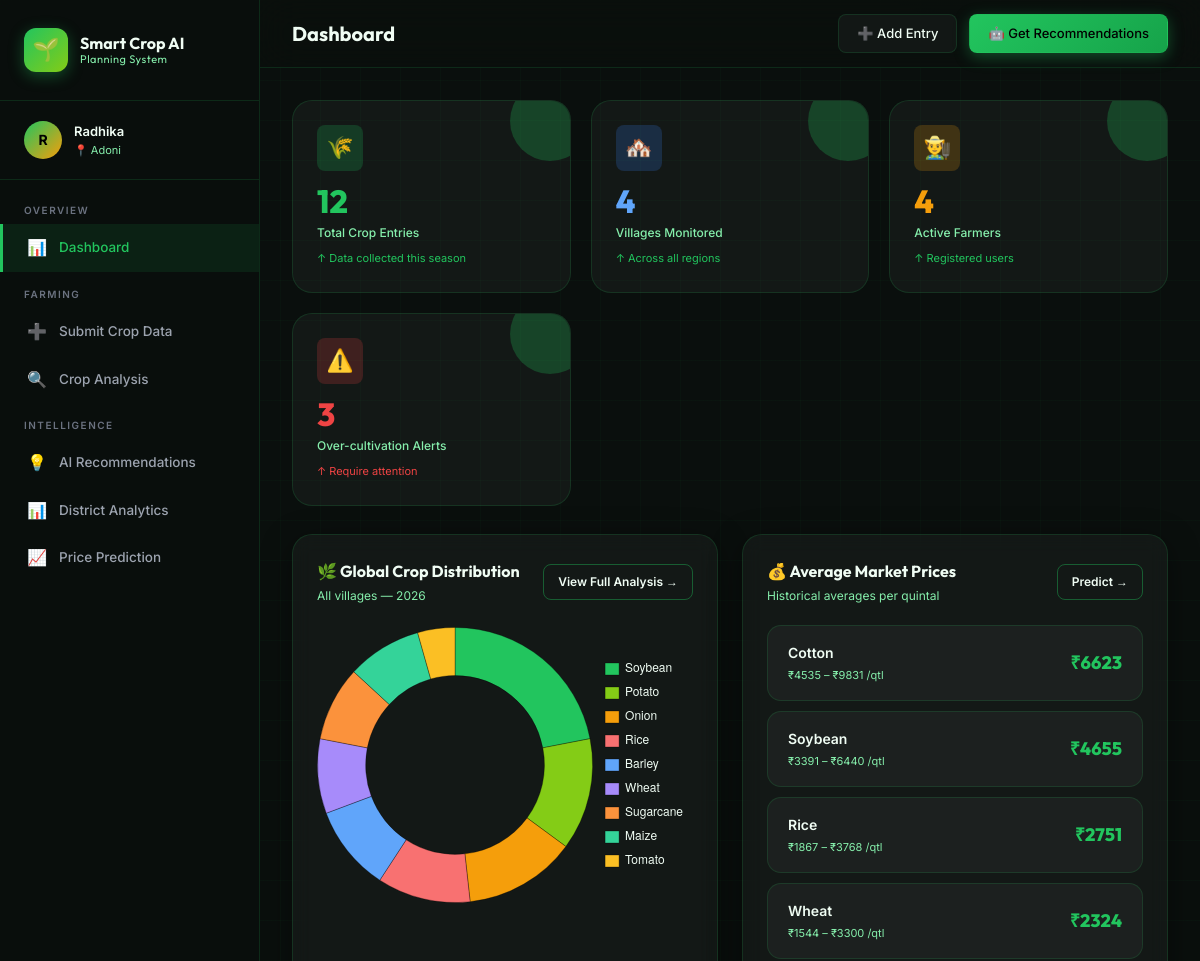
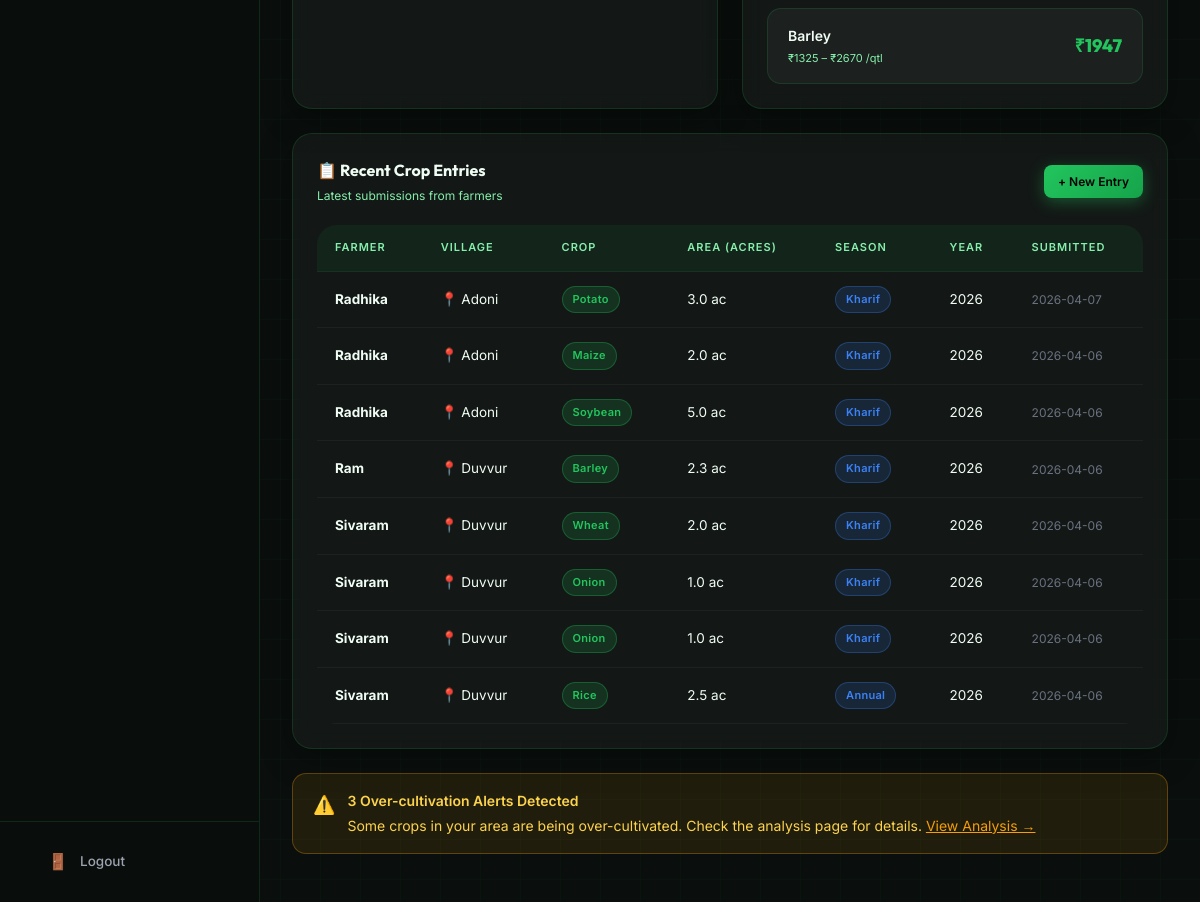
/dashboard (signed in), run on an earlier commit of the app's database (2 pictures, top to bottom).
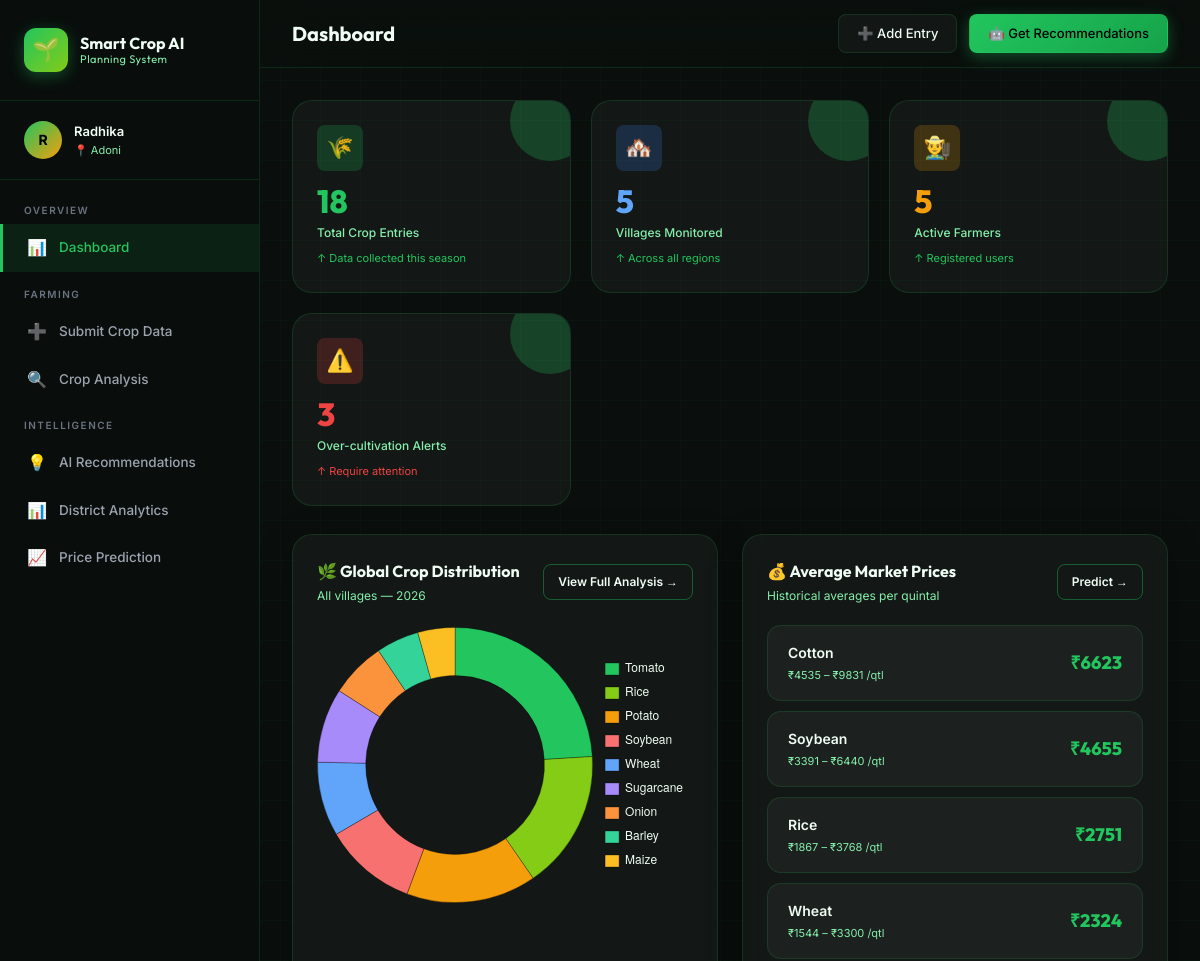
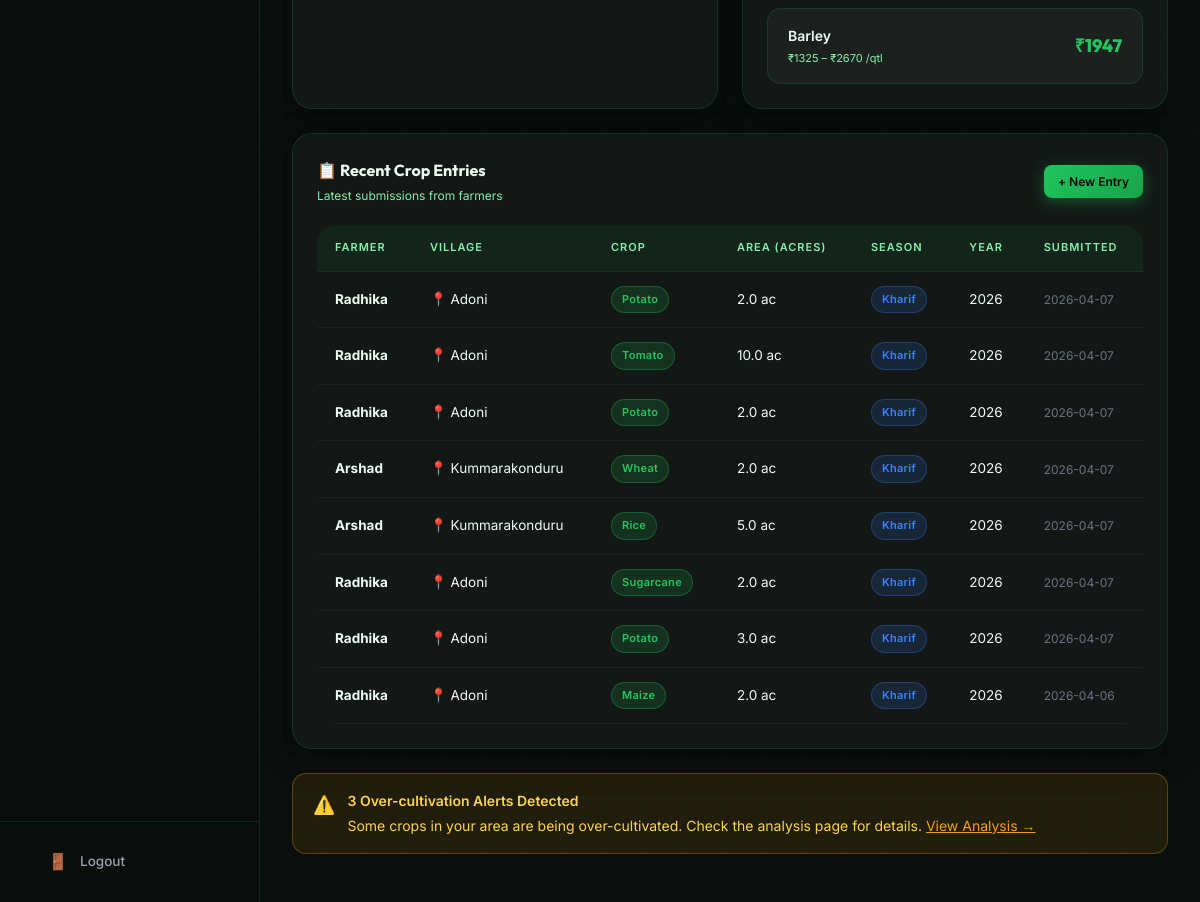
And on a later commit of the database (2 pictures, top to bottom).
### tables this page shows
CREATE TABLE crop_entries (
    id INTEGER PRIMARY KEY AUTOINCREMENT,
    user_id INTEGER NOT NULL,
    state TEXT NOT NULL DEFAULT 'Andhra Pradesh',
    district TEXT NOT NULL,
    mandal TEXT NOT NULL,
    village TEXT NOT NULL,
    crop_name TEXT NOT NULL,
    area_acres REAL NOT NULL,
    season TEXT NOT NULL,
    year INTEGER NOT NULL,
    created_at DATETIME DEFAULT CURRENT_TIMESTAMP,
    FOREIGN KEY (user_id) REFERENCES users(id)
);

CREATE TABLE users (
    id INTEGER PRIMARY KEY AUTOINCREMENT,
    username TEXT UNIQUE NOT NULL,
    email TEXT UNIQUE NOT NULL,
    password_hash TEXT NOT NULL,
    state TEXT NOT NULL DEFAULT 'Andhra Pradesh',
    district TEXT NOT NULL,
    mandal TEXT NOT NULL,
    village TEXT NOT NULL,
    created_at DATETIME DEFAULT CURRENT_TIMESTAMP
);

### routes/dashboard.py (the view)
@dashboard_bp.route('/')
@dashboard_bp.route('/dashboard')
@login_required
def index():
    db = get_db()
    stats = CropEntry.get_stats(db)
    recent_entries = CropEntry.get_recent(db, limit=8)
    year = datetime.datetime.now().year
    global_dist = get_global_distribution(db, year=year)
    alert_count = get_alert_count(db)
    avg_prices = PriceHistory.get_avg_by_crop(db)
    price_cards = [{'crop': r[0], 'avg': round(r[1], 0), 'min': round(r[2], 0), 'max': round(r[3], 0)} for r in avg_prices[:5]]
    return render_template('dashboard.html',
        stats=stats,
        recent_entries=recent_entries,
        global_dist=global_dist,
        alert_count=alert_count,
        price_cards=price_cards,
        current_year=year
    )

### db.py (called while the page is built)
def get_db():
    if 'db' not in g:
        g.db = sqlite3.connect(Config.DATABASE, detect_types=sqlite3.PARSE_DECLTYPES)
        g.db.row_factory = sqlite3.Row
    return g.db

### models/crop_entry.py (called while the page is built)
    @staticmethod
    def get_recent(db, limit=20):
        return db.execute(
            "SELECT ce.*, u.username FROM crop_entries ce JOIN users u ON ce.user_id=u.id ORDER BY ce.created_at DESC LIMIT ?",
            (limit,)
        ).fetchall()

    @staticmethod
    def get_all_villages(db):
        rows = db.execute("SELECT DISTINCT village FROM crop_entries ORDER BY village").fetchall()
        return [r[0] for r in rows]

    @staticmethod
    def get_distribution(db, village, season, year):
        return db.execute(
            """SELECT crop_name, SUM(area_acres) as total_area
               FROM crop_entries
               WHERE village=? AND season=? AND year=?
               GROUP BY crop_name
               ORDER BY total_area DESC""",
            (village, season, year)
        ).fetchall()

### models/user.py (called while the page is built)
    @staticmethod
    def get_by_id(db, user_id):
        row = db.execute("SELECT * FROM users WHERE id = ?", (user_id,)).fetchone()
        if row:
            return User(*row)
        return None

### templates/dashboard.html (shortened to what the changed rows need)
{% extends 'base.html' %}
{% block page_title %}Dashboard{% endblock %}
{% block content %}
<div class="stats-grid">
    <div class="stat-card">
        <div class="stat-icon green">🌾</div>
        <div class="stat-value" style="color:var(--primary);">{{ stats.total_entries }}</div>
        <div class="stat-label">Total Crop Entries</div>
        <div class="stat-change up">↑ Data collected this season</div>
    </div>
    <div class="stat-card">
        <div class="stat-icon blue">🏘️</div>
        <div class="stat-value" style="color:#60a5fa;">{{ stats.total_villages }}</div>
        <div class="stat-label">Villages Monitored</div>
        <div class="stat-change up">↑ Across all regions</div>
    </div>
    <div class="stat-card">
        <div class="stat-icon amber">👨‍🌾</div>
        <div class="stat-value" style="color:var(--accent-warm);">{{ stats.total_farmers }}</div>
        <div class="stat-label">Active Farmers</div>
        <div class="stat-change up">↑ Registered users</div>
    </div>
</div>
<div class="grid-2" style="margin-bottom:24px;">
    <div class="card">
        <div class="chart-container" style="height:280px;">
            {% if global_dist %}
            <canvas id="globalDistChart"></canvas>
            {% endif %}
        </div>
    </div>
    <div class="card">
        <div style="display:flex;flex-direction:column;gap:10px;">
            {% for pc in price_cards %}
            <div class="price-card">
                <div>
                    <div class="price-crop-name">{{ pc.crop }}</div>
                    <div class="price-range">₹{{ pc.min|int }} – ₹{{ pc.max|int }} /qtl</div>
                </div>
                <div class="price-value">₹{{ pc.avg|int }}</div>
            </div>
            {% else %}
            <div class="empty-state" style="padding:30px 0;">
                <div class="empty-state-text">No price data available. Seed the database first.</div>
            </div>
            {% endfor %}
        </div>
    </div>
</div>
<div class="card">
    {% if recent_entries %}
    <div class="table-wrapper">
        <table>
            <thead>
                <tr>
                    <th>Farmer</th>
                    <th>Village</th>
                    <th>Crop</th>
                    <th>Area (Acres)</th>
                    <th>Season</th>
                    <th>Year</th>
                    <th>Submitted</th>
                </tr>
            </thead>
            <tbody>
                {% for entry in recent_entries %}
                <tr>
                    <td><strong>{{ entry['username'] }}</strong></td>
                    <td>📍 {{ entry['village'] }}</td>
                    <td>
                        <span class="badge badge-success">{{ entry['crop_name'] }}</span>
                    </td>
                    <td>{{ entry['area_acres'] }} ac</td>
                    <td><span class="badge badge-info">{{ entry['season'] }}</span></td>
                    <td>{{ entry['year'] }}</td>
                    <td style="color:var(--text-dim);font-size:12px;">{{ entry['created_at'][:10] if entry['created_at'] else '—' }}</td>
                </tr>
                {% endfor %}
            </tbody>
        </table>
    </div>
    {% endif %}
</div>
{% endblock %}
{% block extra_scripts %}
<script>
{% if global_dist %}
(function() {
    const labels = {{ global_dist | map(attribute='crop') | list | tojson }};
    const data   = {{ global_dist | map(attribute='area') | list | tojson }};
    const colors = [
        '#22c55e','#84cc16','#f59e0b','#f87171','#60a5fa',
        '#a78bfa','#fb923c','#34d399','#fbbf24','#4ade80'
    ];
    const isMobile = window.innerWidth <= 768;
    new Chart(document.getElementById('globalDistChart'), {
        type: 'doughnut',
        data: {
            labels,
            datasets: [{
                data,
                backgroundColor: colors.slice(0, labels.length),
                borderColor: 'rgba(0,0,0,0.3)',
                borderWidth: 1,
                hoverOffset: 8
            }]
        },
        options: {
            responsive: true,
            maintainAspectRatio: false,
            plugins: {
                legend: {
                    position: isMobile ? 'bottom' : 'right',
                    labels: { color: '#f0fdf4', font: { size: isMobile ? 10 : 12 }, padding: isMobile ? 10 : 12, boxWidth: isMobile ? 10 : 14 }
                },
                tooltip: {
                    callbacks: {
                        label: (ctx) => ` ${ctx.label}: ${ctx.parsed.toFixed(1)} acres`
                    }
                }
            },
            cutout: '65%'
        }
    });
})();
{% endif %}
</script>
{% endblock %}

What changed in the data, as far as the page shows it:
no longer on this page (row unchanged): crop_entries: username "Radhika", village "Adoni", crop_name "Soybean", area_acres "5.0", season "Kharif", year "2026", created_at "2026-04-06"
no longer on this page (row unchanged): crop_entries: username "Ram", village "Duvvur", crop_name "Barley", area_acres "2.3", season "Kharif", year "2026", created_at "2026-04-06"
no longer on this page (row unchanged): crop_entries: username "Sivaram", village "Duvvur", crop_name "Wheat", area_acres "2.0", season "Kharif", year "2026", created_at "2026-04-06"
no longer on this page (row unchanged): crop_entries: username "Sivaram", village "Duvvur", crop_name "Onion", area_acres "1.0", season "Kharif", year "2026", created_at "2026-04-06"
no longer on this page (row unchanged): crop_entries: username "Sivaram", village "Duvvur", crop_name "Onion", area_acres "1.0", season "Kharif", year "2026", created_at "2026-04-06"
no longer on this page (row unchanged): crop_entries: username "Sivaram", village "Duvvur", crop_name "Rice", area_acres "2.5", season "Annual", year "2026", created_at "2026-04-06"
added crop_entries: username "Radhika", village "Adoni", crop_name "Potato", area_acres "2.0", season "Kharif", year "2026", created_at "2026-04-07"
added crop_entries: username "Radhika", village "Adoni", crop_name "Tomato", area_acres "10.0", season "Kharif", year "2026", created_at "2026-04-07"
added crop_entries: username "Radhika", village "Adoni", crop_name "Potato", area_acres "2.0", season "Kharif", year "2026", created_at "2026-04-07"
added crop_entries: username "Arshad", village "Kummarakonduru", crop_name "Wheat", area_acres "2.0", season "Kharif", year "2026", created_at "2026-04-07"
added crop_entries: username "Arshad", village "Kummarakonduru", crop_name "Rice", area_acres "5.0", season "Kharif", year "2026", created_at "2026-04-07"
added crop_entries: username "Radhika", village "Adoni", crop_name "Sugarcane", area_acres "2.0", season "Kharif", year "2026", created_at "2026-04-07"
Also different on the page:
{{ stats.total_entries }}: "12" → "18"
{{ stats.total_villages }}: "4" → "5"
{{ stats.total_farmers }}: "4" → "5"
chart data {{ global_dist | map(attribute='crop') | list | tojson }}: ["Soybean", "Potato", "Onion", "Rice", "Barley", "Wheat", "Sugarcane", "Maize", "Tomato"] → ["Tomato", "Rice", "Potato", "Soybean", "Wheat", "Sugarcane", "Onion", "Barley", "Maize"]
chart data {{ global_dist | map(attribute='area') | list | tojson }}: [5.0, 3.0, 3.0, 2.5, 2.3, 2.0, 2.0, 2.0, 1.0] → [11.0, 7.5, 7.0, 5.0, 4.0, 4.0, 3.0, 2.3, 2.0]
